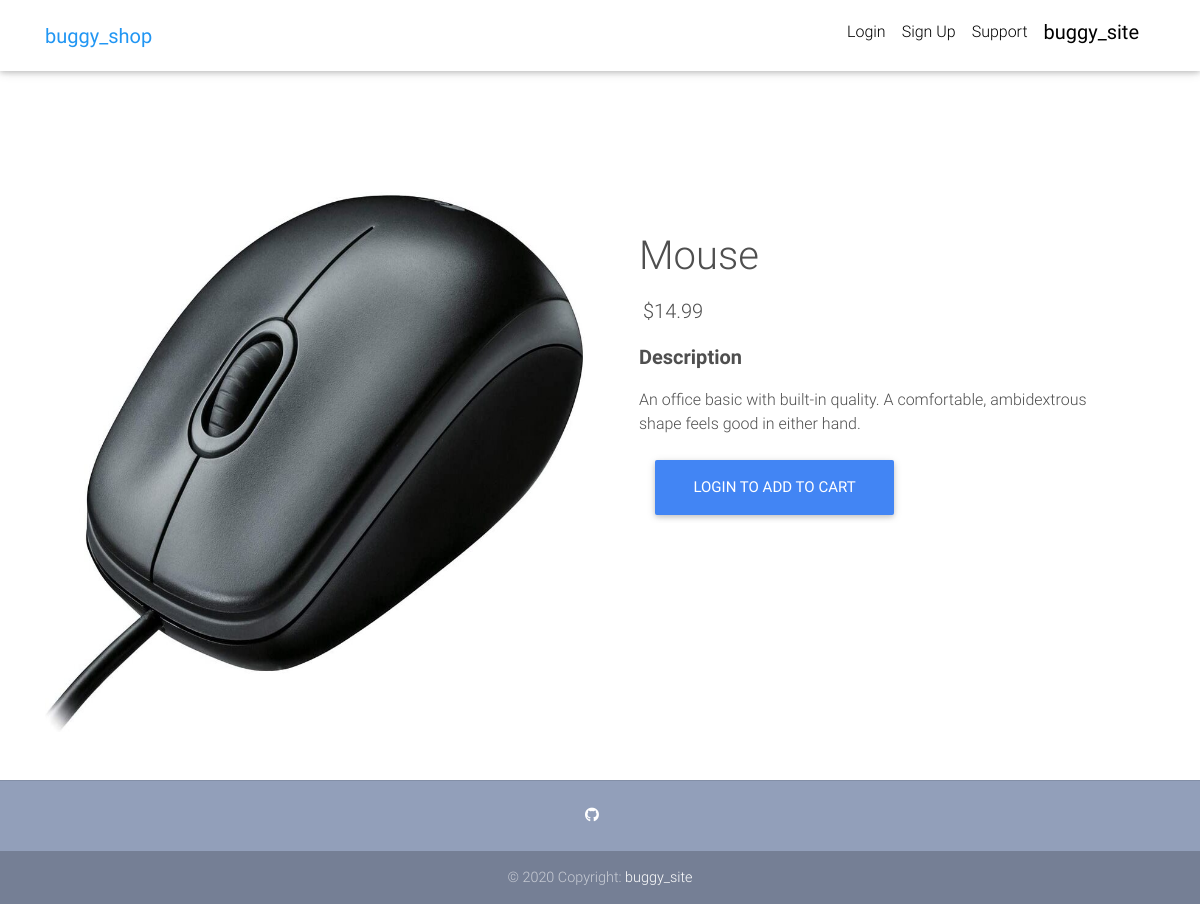
/product/1/, run on the app's committed database.
### pages/models.py (models this page shows, shortened)
class Item(models.Model):
	title = models.CharField(max_length=100)
	price = models.FloatField()
	slug = models.SlugField()
	description = models.TextField()
	image = models.ImageField()

### pages/views.py (the view, shortened to what this page needs)
# urls.py: path('product/<slug>/', ItemDetailView.as_view(), name='product'),
class ItemDetailView(DetailView):
    model = Item
    template_name = "product-page.html"

### templates/product-page.html (shortened to what this page needs)
{% extends 'base.html' %}
{% load static %}
{% block content %}
<body>
  <main class="mt-5 pt-4">
    <div class="container dark-grey-text mt-5 ">
      <div class="row wow fadeIn">
        <div class="col-md-6 mb-4">
          <img src="{{ object.image.url }}" class="img-fluid" alt="">
        </div>
        <div class="col-md-6 mb-4">
          <div class="p-4 ">
            <p id="title" class="lead font-weight-bold"><h1>{{ object.title }}</h1></p>
            <p class="lead">
              <span>${{ object.price }}</span>
            </p>
            <p class="lead font-weight-bold">Description</p>
            <p>{{ object.description }}</p>
            <form action='.' method='POST'>
              {% if user.is_authenticated %}
              <input type='number' placeholder="Insert quantity here" id='cart_quantity' name='cart_quantity' class='form-control' value="1"/>
              <label for="cart_quantity" class="">Quantity</label>
              <button class="btn btn-primary btn-lg col" type="submit" name="buy">BUY</button>
              {% else %}
              <a class="nav-link waves-effect" href="{% url 'account_login' %}">
                <span class="btn btn-primary btn-lg btn-block"> Login to add to cart </span>
              </a>
              {% endif %}
            </form>
            <br>
          </div>
        </div>
      </div>
    </div>
  </main>
</body>
{% endblock %}

### data on the page
Item: image (picture), title "Mouse", price "14.99", description "An office basic with built-in quality. A comfortable, ambidextrous shape feels good in either hand."
